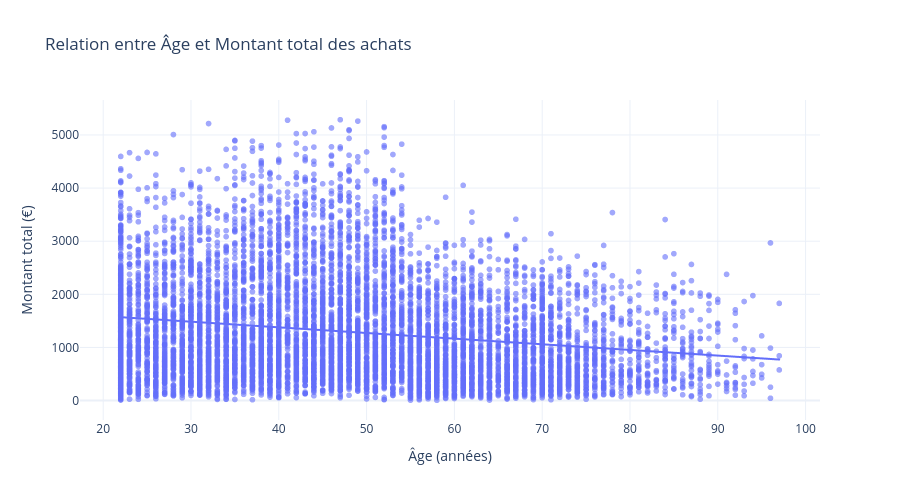

Notebook code cell kept with this figure:
### Markdown cell above
---

## 3. Visualisation : Nuage de points

Avant tout test statistique, **visualisons** la relation entre les deux variables.

### Code cell
# Nuage de points avec Plotly
fig = px.scatter(
    clients,
    x='age',
    y='montant_total',
    title='Relation entre Âge et Montant total des achats',
    labels={'age': 'Âge (années)', 'montant_total': 'Montant total (€)'},
    opacity=0.6,
    trendline='ols'  # Ajouter une droite de régression
)

fig.update_layout(
    template='plotly_white',
    height=500
)

fig.show()

### Figure 1 — Plotly figure (JSON) as saved in the notebook; plotly's stock layout.template omitted (floating-point values rounded to 4 significant figures; data arrays with more than 128 entries replaced by an {"elided": "..."} marker saying what was removed)
{"data": [{"hovertemplate": "Âge (années)=%{x}<br>Montant total (€)=%{y}<extra></extra>", "legendgroup": "", "marker": {"color": "#636efa", "opacity": 0.6, "symbol": "circle"}, "mode": "markers", "name": "", "showlegend": false, "type": "scattergl", "x": {"elided": "8596 int values"}, "xaxis": "x", "y": {"elided": "8596 float values"}, "yaxis": "y"}, {"hovertemplate": "<b>OLS trendline</b><br>montant_total = -10.6303 * age + 1803.83<br>R<sup>2</sup>=0.035181<br><br>Âge (années)=%{x}<br>Montant total (€)=%{y} <b>(trend)</b><extra></extra>", "legendgroup": "", "marker": {"color": "#636efa", "symbol": "circle"}, "mode": "lines", "name": "", "showlegend": false, "type": "scattergl", "x": {"elided": "8596 int values"}, "xaxis": "x", "y": {"elided": "8596 float values"}, "yaxis": "y"}], "layout": {"height": 500, "legend": {"tracegroupgap": 0}, "title": {"text": "Relation entre Âge et Montant total des achats"}, "xaxis": {"anchor": "y", "domain": [0, 1], "title": {"text": "Âge (années)"}}, "yaxis": {"anchor": "x", "domain": [0, 1], "title": {"text": "Montant total (€)"}}}}
